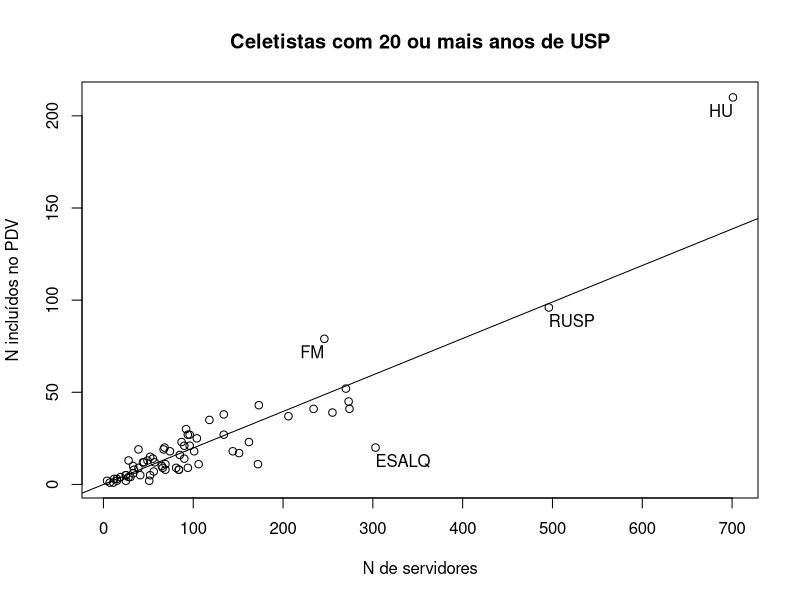
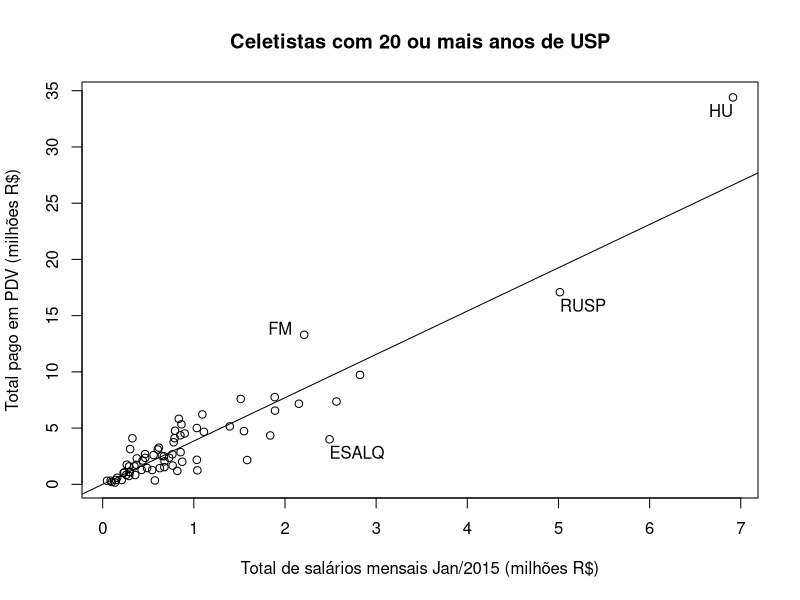

R code for these plots, in order:
library(dplyr)
## leitura dos dados
## Pagamentos de PDV realizados em 2015, obtido portal de transparencia USP
pago <- read.csv2("pagoPDV_2015.csv", as.is=TRUE)
## Folha de Janeiro de 2015
folhaJan15 <- read.csv2("folhaJan2015.csv", as.is=TRUE, row.names=NULL)
## Folha de Fev 2015
folhaFev15 <- read.csv2("folhaFev2015.csv", as.is=TRUE, row.names=NULL)
## Folha de Mar 2015
folhaMar15 <- read.csv2("folhaMar2015.csv", as.is=TRUE, row.names=NULL)
## Folha de Abr 2015
folhaAbr15 <- read.csv2("folhaAbr2015.csv", as.is=TRUE, row.names=NULL)
## Folha de Mai 2015
folhaMai15 <- read.csv2("folhaMai2015.csv", as.is=TRUE, row.names=NULL)
## altera nomes da tabela, para facilitar
names(folhaJan15) <- names(folhaFev15) <- names(folhaMar15) <- names(folhaAbr15) <- names(folhaMai15) <- 
    c("nome", "unidade", "depto", "jornada", "categoria",
      "classe", "ref.MS", "funcao", "funcao.estrutura", "tempo.usp",
      "parcelas.eventuais", "salario.mensal", "salario.liquido")
## retira uma coluna vazia (problema de importação dos dados)
folhaJan15 <- folhaJan15[, -14]
folhaFev15 <- folhaFev15[, -14]
folhaMar15 <- folhaMar15[, -14]
folhaAbr15 <- folhaAbr15[, -14]
folhaMai15 <- folhaMai15[, -14]
## Cruza tabelas de PDV com a folha de Janeiro, quando todos ainda estavam ativos
pdv <- merge(pago, folhaFev15, by="nome")[, -2]
## Há homonimos 
(hom.names <- unique(pdv$nome[duplicated(pdv$nome)]))
## Planilha com os nomes que batem com estes homônimos, RG e data de desligamento,
## obtida do DOESP de 06/fev-2015 (pag 42)
hom.doesp <- read.csv2("homonimosDOESP.csv", as.is=TRUE)
hom.doesp$data.deslig <- as.Date(hom.doesp$data.deslig, "%d-%m-%Y")
## Planilha apenas com os homônimos
homonimos <- pago[pago$nome %in% hom.names,]
## Verificando os homonimos, comparando os valores de folha avulsa no mes de desligamento
## o servidor correto entre os  homonimos terá valor de outros pagamentos similar ao
## que consta pago como despesas de pdv
## Isso foi feito inspecionando-se os valores pagos em cada mês para todos os homonimos, com os comandos abaixo
## Nomes de cada mês
## Fevereiro
n1 <- hom.doesp[hom.doesp$data.deslig<"2015-03-01","nome"]
fo1 <- folhaFev15
tmp1 <- homonimos %>%
    merge(fo1, by="nome") %>%
    filter(parcelas.eventuais>0&nome%in%n1) %>%
    select(nome, unidade, funcao, pago, parcelas.eventuais, salario.mensal)
## Inspeciona e seleciona os servidores corretos
tmp1
tmp1 <- tmp1[c(2, 3, 5, 6, 7, 8, 9, 12, 14, 15),1:3] ## esta é a parte feita manulamente, por inspeção dos valores em tmp1
## Marco
n1 <- hom.doesp[hom.doesp$data.deslig>"2015-03-01"&hom.doesp$data.deslig<"2015-04-01","nome"]
fo1 <- folhaMar15
tmp2 <- homonimos %>%
    merge(fo1, by="nome") %>%
    filter(parcelas.eventuais>0&nome%in%n1) %>%
    select(nome, unidade, funcao, pago, parcelas.eventuais, salario.mensal)
## Inspeciona e seleciona os servidores corretos
tmp2
tmp2 <- tmp2[c(1, 3, 4, 6, 7, 9),1:3]
## Abril
n1 <- hom.doesp[hom.doesp$data.deslig>"2015-04-01"&hom.doesp$data.deslig<"2015-05-01","nome"]
fo1 <- folhaAbr15
tmp3 <- homonimos %>%
    merge(fo1, by="nome") %>%
    filter(parcelas.eventuais>0&nome%in%n1) %>%
    select(nome, unidade, funcao, pago, parcelas.eventuais, salario.mensal)
## Inspeciona e seleciona os servidores corretos
tmp3
tmp3 <- tmp3[c(1, 3, 4, 6, 8, 9),1:3]
## Reune todos os nomes e unidades em uma so planilha
hom.unid <- rbind(tmp1,tmp2,tmp3)
## Indice na planilha de pdv dos homonimos corretos
pdv.i <- which((paste(pdv$nome,pdv$unidade, pdv$funcao) %in% paste(hom.unid$nome,hom.unid$unidade, hom.unid$funcao)))
## Adiciona os homonimos corretos
pdv.final <- rbind(pdv[!(pdv$nome %in% hom.names),], pdv[pdv.i, ])
## Ultima correcao, que teve que ser manual:
## Ha duas pessoa com nomes Maria Aparecida da Silva e duas com nome Jose Antonio da Silva
## Mas na lista de pagamentos há pagamento para un nome só de cada.
## Possivelmente somaram os pagamentos de duas pessoas sob o mesmo nome no sistema USP
## Minha correcao aproximada foi dividir o pagamanto do PDV na proporcao das parcelas eventuais recebida por cada pessoa
## Maria Aparecida da Silva ##
## Soma das parcelas eventuas recebidas pelas duas 
x1 <- 155659.17 + 104060.03
## Correcao do pago por pdv para cada uma destas pessoas, na proporcao do pago em parcelas eevntuais, conforme folha de pagamento
pdv.final$pago[pdv.final$nome=="Maria Aparecida da Silva"&pdv.final$unidade=="HU"] <- 
    pdv.final$pago[pdv.final$nome=="Maria Aparecida da Silva"&pdv.final$unidade=="HU"]*(155659.17/(x1))
pdv.final$pago[pdv.final$nome=="Maria Aparecida da Silva"&pdv.final$unidade=="FAU"] <-
    pdv.final$pago[pdv.final$nome=="Maria Aparecida da Silva"&pdv.final$unidade=="FAU"]*(104060.03/(x1))
## Jose Antonio da Silva ##
## Soma das parcelas eventuas recebidas pelas duas 
x1 <- 103995.18 + 175137.90
## Correcao do pago por pdv para cada uma destas pessoas, na proporcao do pago em parcelas eevntuais, conforme folha de pagamento
pdv.final$pago[pdv.final$nome=="Jose Antonio da Silva"&pdv.final$unidade=="SEF"] <- 
    pdv.final$pago[pdv.final$nome=="Jose Antonio da Silva"&pdv.final$unidade=="SEF"]*(103995.18/(x1))
pdv.final$pago[pdv.final$nome=="Jose Antonio da Silva"&pdv.final$unidade=="FMRP"] <-
    pdv.final$pago[pdv.final$nome=="Jose Antonio da Silva"&pdv.final$unidade=="FMRP"]*(175137.90/(x1))
## Montagem da planilha consolidade por unidade ##
## Consolidando número de pessoas que aderiram, valores pagos e tempo médio de trabalho por unidade
pdv.unid <- pdv.final %>%
    group_by(unidade) %>%
    summarise(N.pdv=n(), pago.pdv=sum(pago), tempo.medio=mean(tempo.usp))
## Salario mensal total de servidores nao docentes da ativa por unidade em Jan/2015
ndocente.J15 <- folhaJan15 %>%
    filter(categoria=="Celetista"|categoria=="Func Aut")%>%
    group_by(unidade) %>%
    summarise(N.nd=n(), sal.nd=sum(salario.mensal))
## Salario mensal total de Celetistas por unidade em Jan/2015
clt.J15 <- folhaJan15 %>%
    filter(categoria=="Celetista")%>%
    group_by(unidade) %>%
    summarise(N.clt=n(), sal.clt=sum(salario.mensal))
## Salario mensal total por unidade de celetistas com 20 ou mais de tempo de trabalho na USP em Jan/2015
clt.20.J15 <- folhaJan15 %>%
    filter(categoria=="Celetista"&tempo.usp>=20)%>%
    group_by(unidade) %>%
    summarise(N.clt.20 = n(), sal.clt.20 = sum(salario.mensal))
## Junta todas as planilhas
pdv.unid <- merge(pdv.unid, ndocente.J15, by="unidade")
pdv.unid <- merge(pdv.unid, clt.J15, by="unidade")
pdv.unid <- merge(pdv.unid, clt.20.J15, by="unidade")
## Calculo de taxas e razões ##
## Proporcoes do n de pessoas e valores do PDV na USP ##
## em relação a total de funcionarios, celetistas e celetistas com pelo menos 20 anos de USP ##
## Total de funcionarios ##
## % dos incluidos no PDV 
(usp.p.nd <- sum(pdv.unid$N.pdv)/sum(pdv.unid$N.nd)*100)
## % do total gasto em PDV
(usp.p.pg.nd <- sum(pdv.unid$pago.pdv)/sum(pdv.unid$sal.nd)*100)
## Total de celetistas ##
## % dos incluidos no PDV
(usp.p.clt <- sum(pdv.unid$N.pdv)/sum(pdv.unid$N.clt)*100)
## % do pago em PDV 
(usp.p.pg.clt <- sum(pdv.unid$pago.pdv)/sum(pdv.unid$sal.clt)*100)
## Celetistas com pelo menos 20 anos de USP##
## % dos incluidos no PDV
(usp.p.clt.20 <- sum(pdv.unid$N.pdv)/sum(pdv.unid$N.clt.20)*100)
## % do pago em PDV 
(usp.p.pg.clt.20 <- sum(pdv.unid$pago.pdv)/sum(pdv.unid$sal.clt.20)*100)
## Adiciona desvios em relacao à proporcao
pdv.unid.p <- mutate(pdv.unid,
                     p.nd = N.pdv/N.nd*100,
                     desvio.nd = N.pdv - (N.nd*usp.p.nd)/100,
                     p.clt = N.pdv/N.clt*100,
                     desvio.clt = N.pdv - (N.clt*usp.p.clt)/100,
                     p.clt.20 = N.pdv/N.clt.20*100,
                     desvio.clt.20 = N.pdv - (N.clt.20*usp.p.clt.20)/100,
                     p.sal.nd = pago.pdv/sal.nd*100,
                     desvio.sal.nd = pago.pdv - (sal.nd*usp.p.pg.nd)/100,
                     p.sal.clt = pago.pdv/sal.clt*100,
                     desvio.sal.clt = pago.pdv - (sal.clt*usp.p.pg.clt)/100,
                     p.sal.clt.20 = pago.pdv/sal.clt.20*100,
                     desvio.sal.clt.20 = pago.pdv - (sal.clt.20*usp.p.pg.clt.20)/100
                     )
## Grava planilhas
write.csv2(pdv.final, "pagospdv.csv")
## write.csv2(homonimos, "homonimosPdv.csv")
write.csv2(pdv.unid.p, "pdvUnidade.csv")



## Planilha ordenada pelos maiores desvios absolutos
head(pdv.unid.p[order(abs(pdv.unid.p$desvio.clt.20), decreasing=TRUE),c(1,2,4,5,c(11,13,15,12,14,16))])

## Relacao entre N de celetistas com 20+ anos de USP e pagos pelo pdv
plot(N.pdv ~ N.clt.20, data=pdv.unid.p, xlab="N de servidores", ylab="N incluídos no PDV",
     main="Celetistas com 20 ou mais anos de USP")
abline(0, usp.p.clt.20/100)
with(pdv.unid.p[pdv.unid$unidade=="RUSP",], text(N.clt.20, N.pdv, unidade, adj=c(0,1.5) ))
with(pdv.unid.p[pdv.unid$unidade=="HU",], text(N.clt.20, N.pdv, unidade, adj=c(1,1.5) ))
with(pdv.unid.p[pdv.unid$unidade=="FM",], text(N.clt.20, N.pdv, unidade, adj=c(1,1.5) ))
with(pdv.unid.p[pdv.unid$unidade=="ESALQ",], text(N.clt.20, N.pdv, unidade, adj=c(0,1.5) ))

## Maiores desvios de total pago em relacao à proporcao na USP
head(pdv.unid.p[order(abs(pdv.unid.p$desvio.sal.clt.20), decreasing=TRUE), c(1, 2, 3, 17, 19, 21, 18, 20, 22)])

## Maior numeros
## Relacao entre soma salarios Jan/15 celetistas (pelo mesno 20 anos USP) e total pago pelo pdv
plot(pago.pdv ~ sal.clt.20, data=pdv.unid.p, xlab="Total de salários mensais Jan/2015 (milhões R$)",
     ylab="Total pago em PDV (milhões R$)",
     main="Celetistas com 20 ou mais anos de USP", axes=FALSE)
pts <- pretty(pdv.unid.p$sal.clt.20/1e6)
axis(1, pts*1e6, labels= pts)
pts <- pretty(pdv.unid.p$pago.pdv/1e6)
axis(2, pts*1e6, labels= pts)
box()
abline(0, usp.p.pg.clt.20/100)
with(pdv.unid.p[pdv.unid$unidade=="FM",], text(sal.clt.20, pago.pdv, unidade, adj=c(1.5,0) ))
with(pdv.unid.p[pdv.unid$unidade=="RUSP",], text(sal.clt.20, pago.pdv, unidade, adj=c(0,1.5) ))
with(pdv.unid.p[pdv.unid$unidade=="ESALQ",], text(sal.clt.20, pago.pdv, unidade, adj=c(0,1.5) ))
with(pdv.unid.p[pdv.unid$unidade=="HU",], text(sal.clt.20, pago.pdv, unidade, adj=c(1,1.5) ))
## O que falta: comparar a proporcao de celetistas nivel basico, medio e superior que receberam pdv em cada unidade
## em relacao à proporcao na unidade em Jan15
## Vai ser preciso criar variavel com as classes para converter em basico, tecnico e superior
with(folhaJan15[folhaJan15$categoria=="Celetista",],table(classe))

